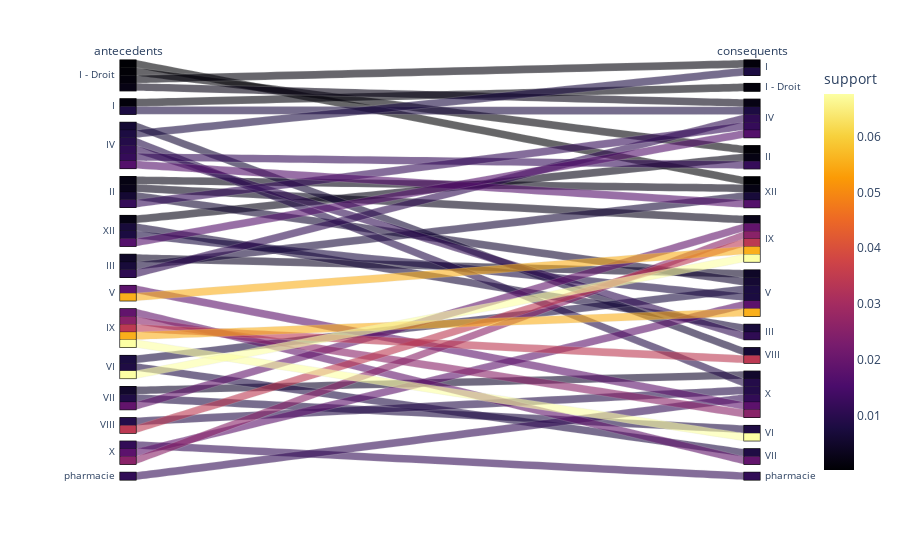

Notebook cell for this chart:
### Code cell
# Parallel plot of antecedents and consequents
px.parallel_categories(frequent_association_rules, dimensions=["antecedents", "consequents"], color="support", color_continuous_scale=px.colors.sequential.Inferno)

### Figure 1 — Plotly figure (JSON) as saved in the notebook; plotly's stock layout.template omitted (floating-point values rounded to 4 significant figures)
{"data": [{"dimensions": [{"label": "antecedents", "values": ["I - Droit", "I", "IV", "I", "I - Droit", "I - Droit", "I - Droit", "IV", "II", "II", "II", "II", "XII", "III", "IV", "III", "III", "XII", "IV", "IV", "IV", "XII", "V", "IX", "VI", "IX", "IX", "VII", "IX", "VIII", "IX", "X", "VI", "V", "X", "XII", "VI", "VII", "VII", "VIII", "pharmacie", "X"]}, {"label": "consequents", "values": ["I", "I - Droit", "I", "IV", "II", "IV", "XII", "II", "IV", "IX", "V", "XII", "II", "IV", "III", "V", "XII", "III", "VIII", "X", "XII", "IV", "IX", "V", "IX", "VI", "VII", "IX", "VIII", "IX", "X", "IX", "V", "X", "V", "V", "VII", "VI", "X", "X", "X", "pharmacie"]}], "domain": {"x": [0, 1], "y": [0, 1]}, "line": {"color": [0.001139, 0.001139, 0.007853, 0.007853, 0.0006594, 0.002218, 0.0002398, 0.01193, 0.01193, 0.002758, 0.005995, 0.002038, 0.002038, 0.01097, 0.01097, 0.004496, 0.006894, 0.006894, 0.006115, 0.009112, 0.01691, 0.01691, 0.05545, 0.05545, 0.06762, 0.06762, 0.01918, 0.01918, 0.03435, 0.03435, 0.02554, 0.02554, 0.007554, 0.0181, 0.0181, 0.007793, 0.008333, 0.008333, 0.005156, 0.009172, 0.01139, 0.01139], "coloraxis": "coloraxis"}, "name": "", "type": "parcats"}], "layout": {"coloraxis": {"colorbar": {"title": {"text": "support"}}, "colorscale": [[0, "#000004"], [0.1111, "#1b0c41"], [0.2222, "#4a0c6b"], [0.3333, "#781c6d"], [0.4444, "#a52c60"], [0.5556, "#cf4446"], [0.6667, "#ed6925"], [0.7778, "#fb9b06"], [0.8889, "#f7d13d"], [1, "#fcffa4"]]}, "legend": {"tracegroupgap": 0}, "margin": {"t": 60}}}
